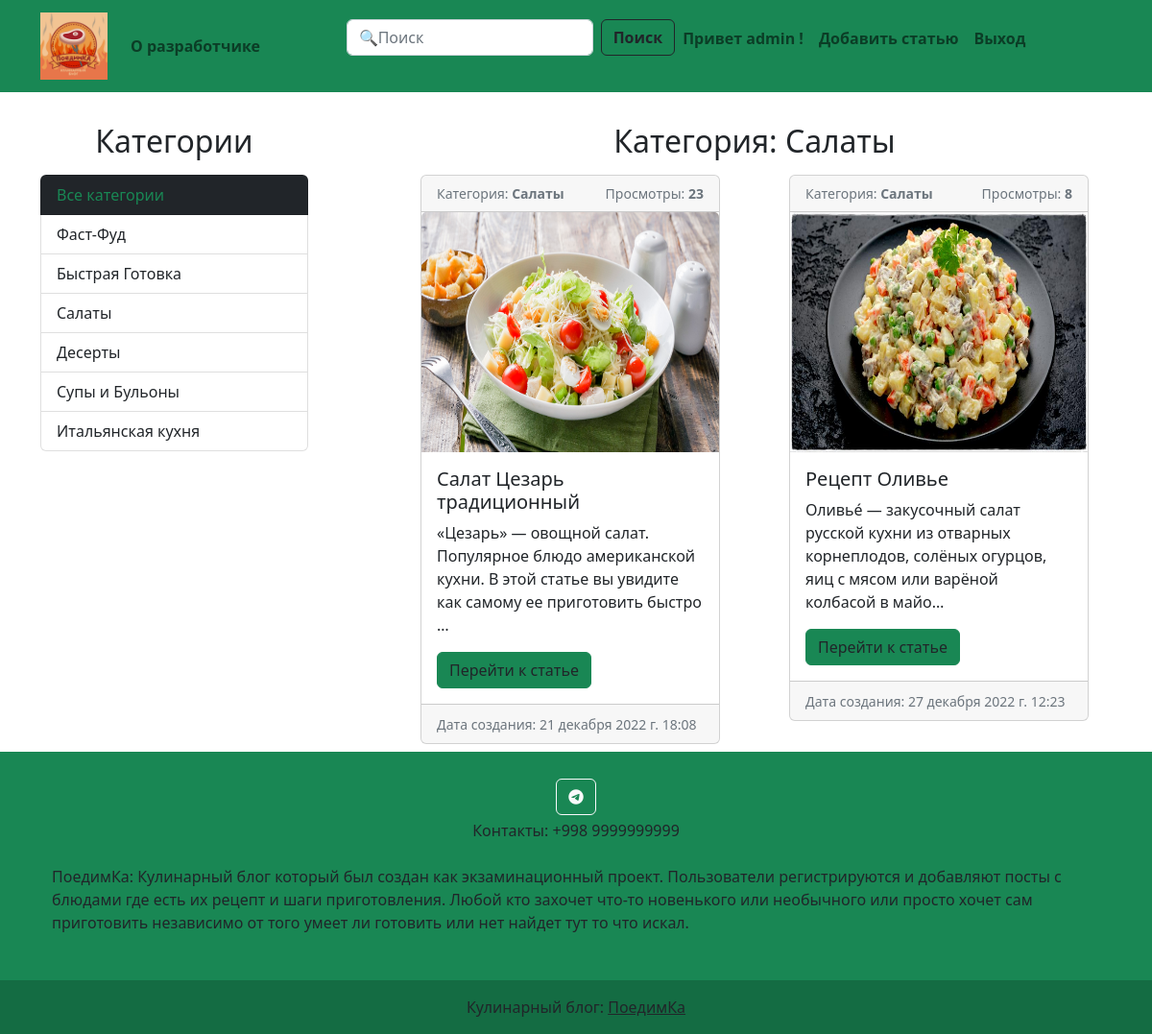
/category/3/ (signed in), run on the app's committed database.
### blog/models.py (models this page shows, shortened)
class Category(models.Model):
    title = models.CharField(max_length=30, unique=True, verbose_name='Название категории')
    def __str__(self):
        return self.title
    class Meta:
        verbose_name = 'Категория'
        verbose_name_plural = 'Категории'

class Article(models.Model):
    title = models.CharField(max_length=150, unique=True, verbose_name='Название статьи')
    content = models.TextField(verbose_name='Описание статьи')
    ingredients = models.TextField(verbose_name='Ингридиенты')
    cooking = models.TextField(verbose_name='Шаги проготовления')
    photo = models.ImageField(upload_to='photos/', null=True, blank=True, verbose_name='Фотография')
    created_at = models.DateTimeField(auto_now_add=True, verbose_name='Дата создания')
    updated_at = models.DateTimeField(auto_now=True, verbose_name='Дата обновления')
    publish = models.BooleanField(default=True, verbose_name='Статус статьи')
    views = models.IntegerField(default=0, verbose_name='Просмотры')
    category = models.ForeignKey(Category, on_delete=models.CASCADE, verbose_name='Категория')
    def get_photo(self):
        if self.photo:
            return self.photo.url
        else:
            return 'https://encrypted-tbn0.gstatic.com/images?q=tbn:ANd9GcQufUBKNmKGYhA0O8VJg4ynifJt48GxbSoujg&usqp=CAU'
    class Meta:
        verbose_name = 'Статья'
        verbose_name_plural = 'Статьи'

### blog/views.py (the view)
# urls.py: path('category/<int:category_id>/', ArticleListByCategory.as_view(), name='category'),
class ArticleListByCategory(ArticleList):
    def get_queryset(self):
        articles = Article.objects.filter(category_id=self.kwargs['category_id'])
        return articles
    def get_context_data(self, *, object_list=None, **kwargs):
        context = super().get_context_data()
        category = Category.objects.get(pk=self.kwargs['category_id'])
        context['title'] = f'Категория: {category.title}'
        return context

### blog/templatetags/blog_tags.py (called while the page is built)
@register.simple_tag()
def get_categories():
    return Category.objects.all()

### blog/templates/blog/index.html (shortened to what this page needs)
{% extends 'base.html' %}
{% block main %}
<div class="d-flex justify-content-between">
    <div class="col-3">
        <h2 class="d-flex justify-content-center mt-3 mb-3">Категории</h2>
        {% include 'blog/components/_sidebar.html' %}
    </div>
    <div class="col-8">
        <h2 class="d-flex justify-content-center mt-3 mb-3">{{ title }}</h2>
        <div class="row row-cols-1 row-cols-md-2 g-4">
            {% for article in articles %}
            {% include 'blog/components/_cards.html' %}
            {% endfor %}
        </div>
    </div>
</div>
{% endblock main %}

### templates/components/_header.html (shortened to what this page needs)
{% load static %}
<nav class="navbar navbar-expand-lg bg-success">
    <div class="container">
        <a class="navbar-brand" href="{% url 'index' %}">
            <img width="70" src="{% static 'blog/img/logotip.png' %}" alt="">
        </a>
        <div class="collapse navbar-collapse" id="navbarSupportedContent">
            <ul class="navbar-nav me-auto mb-2 mb-lg-0">
                <li class="nav-item">
                    <a class="nav-link" href="{% url 'about_dev' %}"><b>О разработчике</b></a>
                </li>
            </ul>
            <ul class="navbar-nav me-auto mb-2 mb-lg-0">
                <li>
                    <form class="d-flex" role="search" method="get" action="{% url 'search' %}">
                        <input name="q" class="form-control me-2" type="search" placeholder="🔍Поиск"
                               aria-label="🔍Поиск">
                        <button class="btn btn-outline-dark" type="submit">
                            <b>Поиск</b>
                        </button>
                    </form>
                </li>
                {% if not request.user.is_authenticated %}
                    <li class="nav-item">
                        <a class="nav-link" aria-current="page" href="{% url 'user_login' %}"><b>Войти</b></a>
                    </li>
                    <li class="nav-item">
                        <a class="nav-link" aria-current="page" href="{% url 'user_register' %}"><b>Регистрация</b></a>
                    </li>
                {% else %}
                    <li class="nav-item">
                        <p class="nav-link"><b>Привет {{ request.user.username }} !</b></p>
                    </li>
                    <li class="nav-item">
                        <a class="nav-link" href="{% url 'add' %}"><b>Добавить статью</b></a>
                    </li><li class="nav-item">
                        <a class="nav-link" href="{% url 'user_logout' %}"><b>Выход</b></a>
                    </li>
                {% endif %}
            </ul>
        </div>
    </div>
</nav>

### blog/templates/blog/components/_sidebar.html
{% load blog_tags %}
<div class="list-group">
    <a href="{% url 'index' %}" class="list-group-item list-group-item-action bg-dark text-success">
        Все категории
    </a>
    {% get_categories as categories %}
    {% for category in categories %}
    <a href="{% url 'category' category.pk %}" class="list-group-item list-group-item-action ">
        {{ category.title }}
    </a>
    {% endfor %}
</div>

### blog/templates/blog/components/_cards.html
<div class="col mb-2">
    <div class="card mx-4">
        <div class="card-header d-flex justify-content-between">
            <small class="text-muted">Категория: <b>{{ article.category }}</b></small>
            <small class="text-muted">Просмотры: <b>{{ article.views }}</b></small>
        </div>
        <img height="250" src="{{ article.get_photo }}" class="card-img-top" alt="...">
        <div class="card-body">
            <h5 class="card-title">{{ article.title }}</h5>
            <p class="card-text">{{ article.content|truncatechars:122 }}</p>
            <a href="{% url 'article' article.pk %}" class="btn btn-success text-dark">Перейти к статье</a>
        </div>
        <div class="card-footer">
            <small class="text-muted">Дата создания: {{ article.created_at }}</small>
        </div>
    </div>
</div>

### data on the page
Category: title "Фаст-Фуд"
Category: title "Быстрая Готовка"
Category: title "Салаты"
Category: title "Десерты"
Category: title "Супы и Бульоны"
Category: title "Итальянская кухня"
Article: category "Салаты", views "23", get_photo (picture), title "Салат Цезарь традиционный", content "«Цезарь» — овощной салат. Популярное блюдо американской кухни. В этой статье вы увидите как самому ее приготовить быстро …", created_at "21 декабря 2022 г. 18:08"
Article: category "Салаты", views "8", get_photo (picture), title "Рецепт Оливье", content "Оливье́ — закусочный салат русской кухни из отварных корнеплодов, солёных огурцов, яиц с мясом или варёной колбасой в майо…", created_at "27 декабря 2022 г. 12:23"

### other printed values
{{ request.user.username }} "admin"
{{ title }} "Категория: Салаты"
